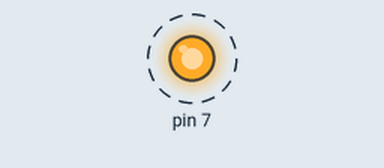
Recording of a sketch running on a simulated Arduino Uno, built with avr-gcc and run on an emulated ATmega328P. Parts: output pins drawn as LEDs (lit = HIGH). Dashed ring = blinking.

Above: at 0.05 s.
Timing chart, 0 to 3.0 s (numbered marks = the images above):
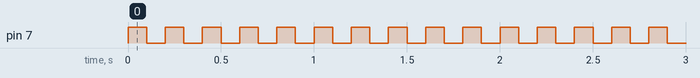

Measured:
- by itself, pin 7: alternates HIGH for 0.10 s and LOW for 0.10 s

The sketch:

piscarLed.ino
```cpp
void setup() {
  // Definir o pino 7 como saída
  pinMode(7,OUTPUT);
}

void loop() {
  // Liberar 5 volts na porta digital 7 do Arduino
  digitalWrite(7,HIGH);

  // Esperar 0.1 segundo
  delay(100);

  // Fazer a porta número 7 voltar a ter 0 volts.
  digitalWrite(7,LOW);

  // Esperar 0.1 segundo
  delay(100);
}
```
